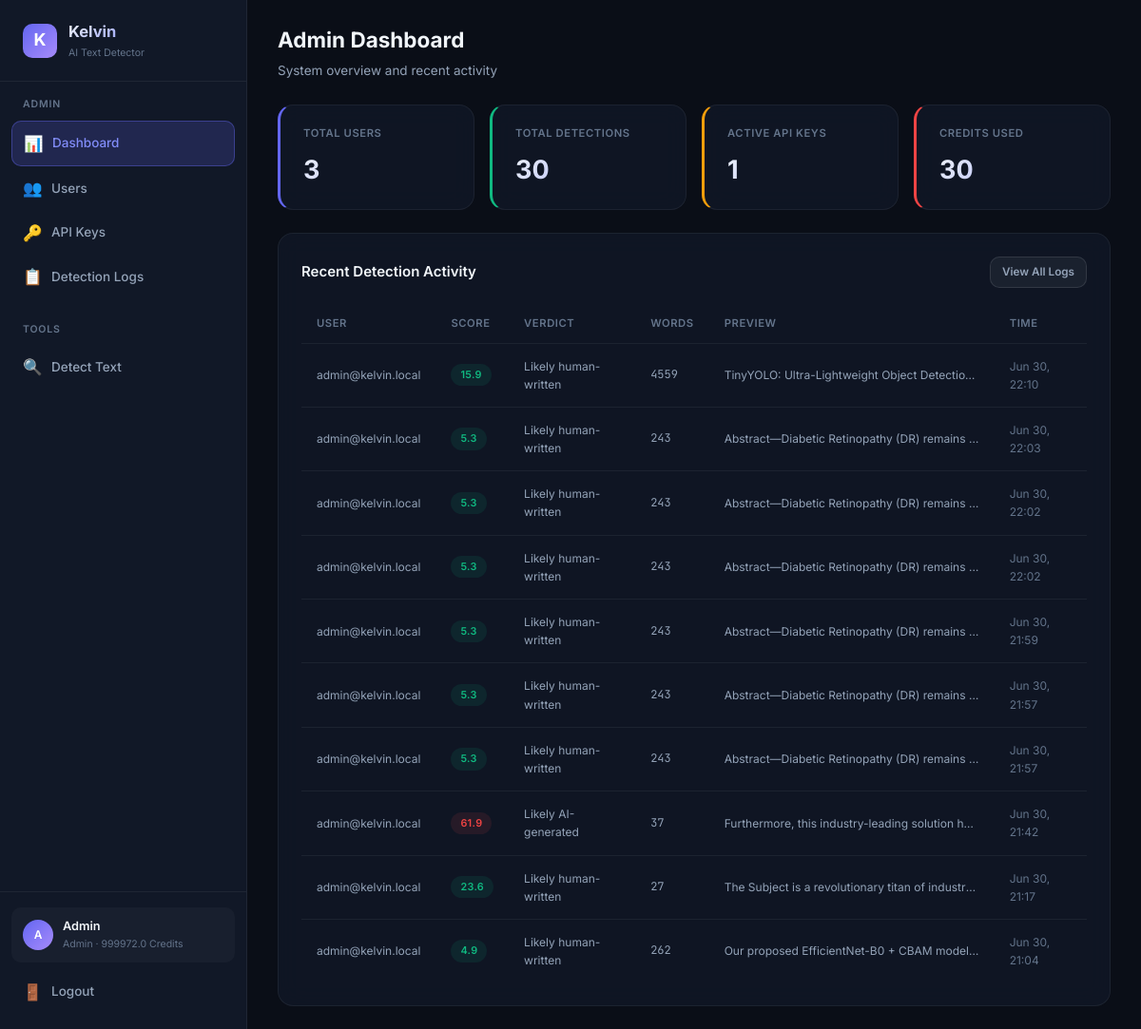
The page /admin/dashboard (signed in) on the database its author committed.
### database.py (models this page shows, shortened)
class User(Base):
    __tablename__ = "users"
    id = Column(Integer, primary_key=True, autoincrement=True)
    email = Column(String(255), unique=True, nullable=False, index=True)
    password_hash = Column(String(255), nullable=False)
    display_name = Column(String(100), nullable=False)
    role = Column(String(20), nullable=False, default="user")  # "admin" or "user"
    balance = Column(Float, nullable=False, default=100.0)
    is_active = Column(Boolean, nullable=False, default=True)
    created_at = Column(DateTime, nullable=False, default=datetime.utcnow)
    api_keys = relationship("APIKeyRecord", back_populates="user", lazy="dynamic")
    detection_logs = relationship("DetectionLog", back_populates="user", lazy="dynamic")
    transactions = relationship("BalanceTransaction", back_populates="user", lazy="dynamic")

class DetectionLog(Base):
    __tablename__ = "detection_logs"
    id = Column(Integer, primary_key=True, autoincrement=True)
    user_id = Column(Integer, ForeignKey("users.id"), nullable=False, index=True)
    api_key_id = Column(Integer, ForeignKey("api_keys.id"), nullable=True)
    input_text = Column(Text, nullable=False)
    output_json = Column(Text, nullable=False)  # JSON string
    score = Column(Float, nullable=True)
    verdict = Column(String(50), nullable=True)
    model_used = Column(String(30), nullable=True)
    cost = Column(Float, nullable=False, default=1.0)
    word_count = Column(Integer, nullable=True)
    ip_address = Column(String(45), nullable=True)
    created_at = Column(DateTime, nullable=False, default=datetime.utcnow)
    user = relationship("User", back_populates="detection_logs")
    api_key = relationship("APIKeyRecord", back_populates="detection_logs")
    __table_args__ = (
        Index("idx_logs_user_created", "user_id", "created_at"),
    )

### detect-ai.py (the view)
@app.get("/admin/dashboard", response_class=HTMLResponse)
async def admin_dashboard(request: Request, db: Session = Depends(get_db_session)):
    _require_admin_web(request, db)
    total_users = db.query(func.count(User.id)).scalar()
    total_requests = db.query(func.count(DetectionLog.id)).scalar()
    active_keys = db.query(func.count(APIKeyRecord.id)).filter(APIKeyRecord.is_revoked == False).scalar()
    total_credits = db.query(func.sum(DetectionLog.cost)).scalar() or 0
    recent_logs = db.query(DetectionLog).order_by(desc(DetectionLog.created_at)).limit(10).all()
    for log in recent_logs:
        u = db.query(User).filter(User.id == log.user_id).first()
        log.user_email = u.email if u else "unknown"
    return _render(request, db, "admin/dashboard.html", total_users=total_users, total_requests=total_requests, active_keys=active_keys, total_credits=total_credits, recent_logs=recent_logs)

### templates/admin/dashboard.html (shortened to what this page needs)
{% extends "base.html" %}
{% set active_page = 'admin-dashboard' %}
{% block page_header %}
<div class="page-header">
    <h2>Admin Dashboard</h2>
    <p>System overview and recent activity</p>
</div>
{% endblock %}
{% block content %}
<div class="stats-grid">
    <div class="stat-card accent">
        <div class="stat-label">Total Users</div>
        <div class="stat-value">{{ total_users }}</div>
    </div>
    <div class="stat-card green">
        <div class="stat-label">Total Detections</div>
        <div class="stat-value">{{ total_requests }}</div>
    </div>
    <div class="stat-card yellow">
        <div class="stat-label">Active API Keys</div>
        <div class="stat-value">{{ active_keys }}</div>
    </div>
    <div class="stat-card red">
        <div class="stat-label">Credits Used</div>
        <div class="stat-value">{{ total_credits | round(0) | int }}</div>
    </div>
</div>
<div class="card">
    <div class="card-header">
        <h3>Recent Detection Activity</h3>
        <a href="/admin/logs" class="btn btn-secondary btn-sm">View All Logs</a>
    </div>
    {% if recent_logs %}
    <div class="table-container">
        <table>
            <thead>
                <tr>
                    <th>User</th>
                    <th>Score</th>
                    <th>Verdict</th>
                    <th>Words</th>
                    <th>Preview</th>
                    <th>Time</th>
                </tr>
            </thead>
            <tbody>
                {% for log in recent_logs %}
                <tr>
                    <td class="text-sm">{{ log.user_email }}</td>
                    <td>
                        <span class="badge {% if log.score and log.score >= 60 %}badge-red{% elif log.score and log.score >= 30 %}badge-yellow{% else %}badge-green{% endif %}">
                            {{ log.score | round(1) if log.score else '—' }}
                        </span>
                    </td>
                    <td class="text-sm">{{ log.verdict or '—' }}</td>
                    <td class="text-mono text-sm">{{ log.word_count or '—' }}</td>
                    <td class="truncate text-sm">{{ log.input_text[:60] }}{% if log.input_text|length > 60 %}...{% endif %}</td>
                    <td class="text-sm text-muted">{{ log.created_at.strftime('%b %d, %H:%M') if log.created_at else '—' }}</td>
                </tr>
                {% endfor %}
            </tbody>
        </table>
    </div>
    {% else %}
    <div class="empty-state">
        <div class="empty-icon">📊</div>
        <h3>No activity yet</h3>
    </div>
    {% endif %}
</div>
{% endblock %}

### templates/base.html (shortened to what this page needs)
<!DOCTYPE html>
<html lang="en">
<head>
    <link rel="stylesheet" href="/static/css/style.css?v=6">
</head>
<body>
    {% block body %}
    <div class="app-layout">
        <aside class="sidebar">
            <div class="sidebar-brand">
                <div class="brand-icon">K</div>
                <div>
                    <h1>Kelvin</h1>
                    <div class="brand-version">AI Text Detector</div>
                </div>
            </div>
            <nav class="sidebar-nav">
                {% if user and user.role == 'admin' %}
                <div class="nav-section">
                    <div class="nav-section-title">Admin</div>
                    <a href="/admin/dashboard" class="nav-link {% if active_page == 'admin-dashboard' %}active{% endif %}">
                        <span class="nav-icon">📊</span> Dashboard
                    </a>
                    <a href="/admin/users" class="nav-link {% if active_page == 'admin-users' %}active{% endif %}">
                        <span class="nav-icon">👥</span> Users
                    </a>
                    <a href="/admin/keys" class="nav-link {% if active_page == 'admin-keys' %}active{% endif %}">
                        <span class="nav-icon">🔑</span> API Keys
                    </a>
                    <a href="/admin/logs" class="nav-link {% if active_page == 'admin-logs' %}active{% endif %}">
                        <span class="nav-icon">📋</span> Detection Logs
                    </a>
                </div>
                <div class="nav-section">
                    <div class="nav-section-title">Tools</div>
                    <a href="/dashboard/detect" class="nav-link {% if active_page == 'detect' %}active{% endif %}">
                        <span class="nav-icon">🔍</span> Detect Text
                    </a>
                </div>
                {% endif %}
            </nav>
            {% if user %}
            <div class="sidebar-footer">
                <div class="sidebar-user">
                    <div class="user-avatar">{{ user.display_name[0] | upper }}</div>
                    <div class="user-info">
                        <div class="user-name">{{ user.display_name }}</div>
                        <div class="user-role">{{ user.role }} · {{ user.balance | round(1) }} credits</div>
                    </div>
                </div>
                <a href="/logout" class="nav-link" style="margin-top: 8px;">
                    <span class="nav-icon">🚪</span> Logout
                </a>
            </div>
            {% endif %}
        </aside>
        <main class="main-content">
            {% block page_header %}{% endblock %}
            <div class="page-body">
                {% block content %}{% endblock %}
            </div>
        </main>
    </div>
    {% endblock %}
</body>
</html>

### rows shown on the page
User: display_name "A", display_name "Admin", role "Admin", balance "999972.0"
DetectionLog: user_email "admin@kelvin.local", score "15.9", verdict "Likely human-written", word_count "4559", input_text "TinyYOLO: Ultra-Lightweight Object Detectio…", created_at "Jun 30, 22:10"
DetectionLog: user_email "admin@kelvin.local", score "5.3", verdict "Likely human-written", word_count "243", input_text "Abstract—Diabetic Retinopathy (DR) remains…", created_at "Jun 30, 22:03"
DetectionLog: user_email "admin@kelvin.local", score "5.3", verdict "Likely human-written", word_count "243", input_text "Abstract—Diabetic Retinopathy (DR) remains…", created_at "Jun 30, 22:02"
DetectionLog: user_email "admin@kelvin.local", score "5.3", verdict "Likely human-written", word_count "243", input_text "Abstract—Diabetic Retinopathy (DR) remains…", created_at "Jun 30, 22:02"
DetectionLog: user_email "admin@kelvin.local", score "5.3", verdict "Likely human-written", word_count "243", input_text "Abstract—Diabetic Retinopathy (DR) remains…", created_at "Jun 30, 21:59"
DetectionLog: user_email "admin@kelvin.local", score "5.3", verdict "Likely human-written", word_count "243", input_text "Abstract—Diabetic Retinopathy (DR) remains…", created_at "Jun 30, 21:57"
DetectionLog: user_email "admin@kelvin.local", score "5.3", verdict "Likely human-written", word_count "243", input_text "Abstract—Diabetic Retinopathy (DR) remains…", created_at "Jun 30, 21:57"
DetectionLog: user_email "admin@kelvin.local", score "61.9", verdict "Likely AI-generated", word_count "37", input_text "Furthermore, this industry-leading solution h…", created_at "Jun 30, 21:42"
DetectionLog: user_email "admin@kelvin.local", score "23.6", verdict "Likely human-written", word_count "27", input_text "The Subject is a revolutionary titan of industr…", created_at "Jun 30, 21:17"
DetectionLog: user_email "admin@kelvin.local", score "4.9", verdict "Likely human-written", word_count "262", input_text "Our proposed EfficientNet-B0 + CBAM model…", created_at "Jun 30, 21:04"

### other values the page prints
{{ total_users }} "3"
{{ total_requests }} "30"
{{ active_keys }} "1"
{{ total_credits | round(0) | int }} "30"
